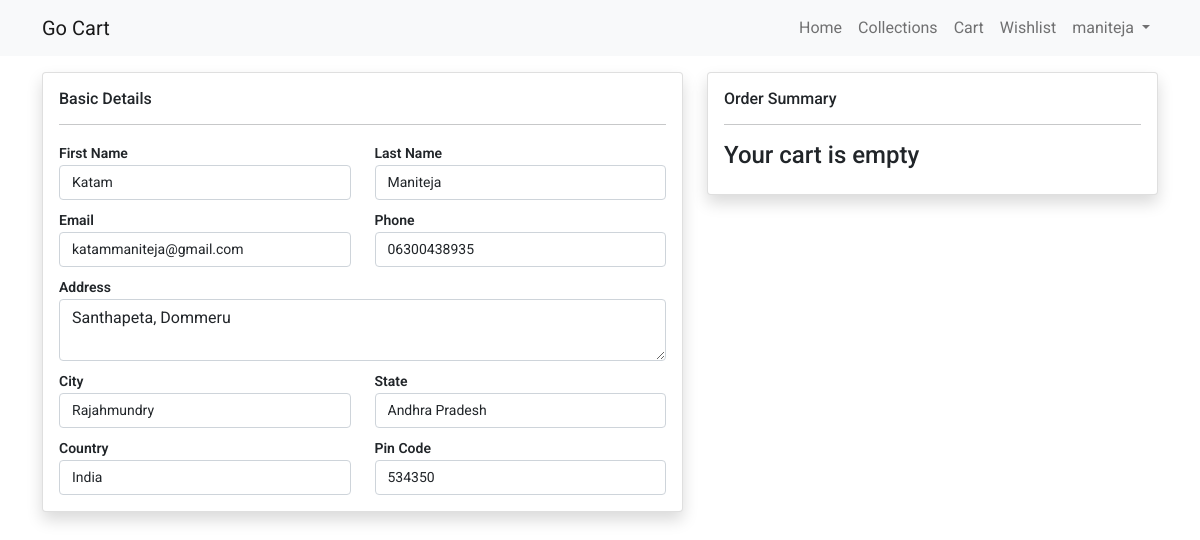
The app's page /checkout (signed in), older data.
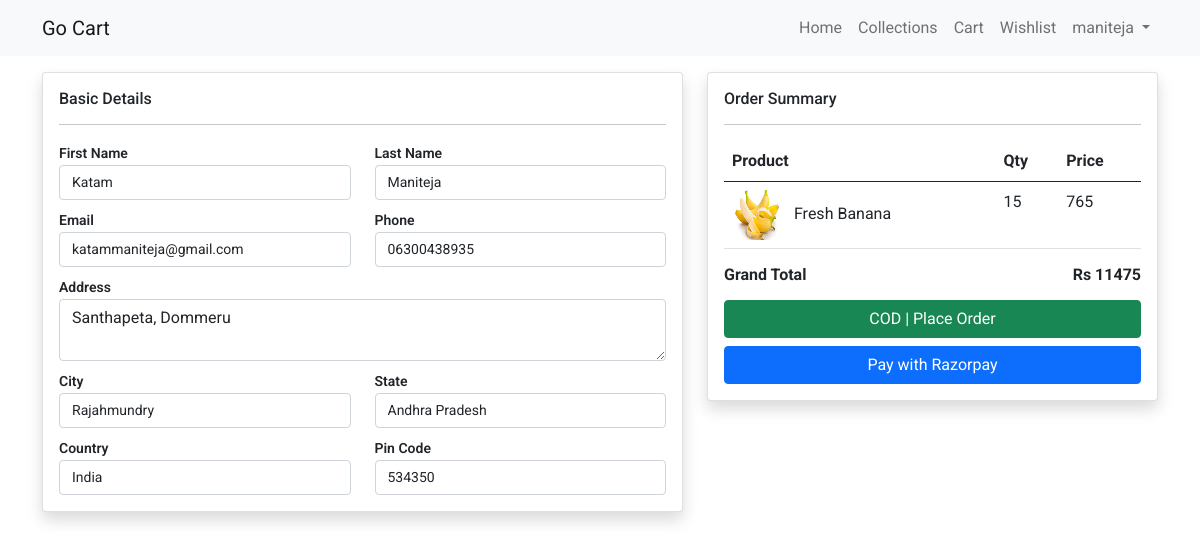
The same page, newer data.
### store/models.py (models this page shows, shortened)
class Cart(models.Model):
    user=models.ForeignKey(User, on_delete=models.CASCADE)
    product=models.ForeignKey(Products, on_delete=models.CASCADE)
    product_qty=models.IntegerField(null=False,blank=False)
    created_at=models.DateTimeField(auto_now_add=True)

class Products(models.Model):
    category=models.ForeignKey(Categories, on_delete=models.CASCADE)
    slug=models.CharField(max_length=150,null=False,blank=False)
    name=models.CharField(max_length=150,null=False,blank=False)
    product_image=models.ImageField(upload_to=get_file_path,blank=True,null=True)
    small_description=models.TextField(max_length=1000,null=False,blank=False)
    quantity=models.IntegerField(null=False,blank=False)
    description=models.TextField(null=True,blank=True)
    selling_price=models.FloatField(null=False,blank=False)
    status=models.BooleanField(default=False,help_text="0=default, 1=Hidden")
    trending=models.BooleanField(default=False,help_text="0=default, 1=Trending")
    tag=models.CharField(max_length=150,null=True,blank=True)
    created_at=models.DateTimeField(auto_now_add=True)

### store/controller/checkout.py (the view)
# urls.py: path('checkout',checkout.index,name='checkout'),
def index(request):
    rawcart=Cart.objects.filter(user=request.user)
    for item in rawcart:
        if item.product_qty>item.product.quantity:
            Cart.objects.delete(id=item.id)
    cartitems=Cart.objects.filter(user=request.user)
    total_price=0
    for item in cartitems:
        total_price+=item.product.selling_price*item.product_qty
    userprofile=Profile.objects.filter(user=request.user).first()
    context={'cartitems':cartitems,'total_price':total_price,'userprofile':userprofile}
    return render(request,'store/checkout.html',context)

### store/templates/store/checkout.html (shortened to what the changed rows need)
{% extends 'store/layouts/main.html' %}
{% block content %}
<div class="container mt-3">
    <form action="{% url 'placeorder' %}" method="post">
        <div class="row">
            <div class="col-md-5">
                <div class="card shadow">
                    <div class="card-body">
                        <h6>Order Summary</h6>
                        <hr>
                        {% if cartitems %}
                        <table class="table table-stripeds table-bordereds">
                            <thead>
                                <tr>
                                    <th>Product</th>
                                    <th>Qty</th>
                                    <th>Price</th>
                                </tr>
                            </thead>
                            <tbody>
                                {% for item in cartitems %}
                                <tr>
                                    <td>
                                        <img src="{{ item.product.product_image.url }}" class="me-2" height="50px" width="50px" alt="">
                                        {{item.product.name}}
                                    </td>
                                    <td>{{item.product_qty}}</td>
                                    <td>{{item.product.selling_price| stringformat:'d'}}</td>
                                </tr>
                                {% endfor %}
                            </tbody>
                        </table>
                        <h6 class="fw-bold">Grand Total
                            <span class="float-end">Rs {{total_price| stringformat:'d'}}</span>
                        </h6>
                        <div class="mt-3">
                            <button type="submit" class="btn btn-success w-100">COD | Place Order</button>
                            <button type="button" class="btn btn-primary payWithRazorpay w-100 mt-2">Pay with Razorpay</button>
                        </div>
                        {% else %}
                        <h4>Your cart is empty</h4>
                        {% endif %}
                    </div>
                </div>
            </div>
        </div>
    </form>
</div>
{% endblock content %}

Row changes from the older to the newer data that the page shows:
added Cart: product.product_image (picture), product.name "Fresh Banana", product_qty "15", product.selling_price "765"
Text that changed along with them:
{{ total_price| stringformat:'d' }}: (not shown) → "11475"
text no longer shown: "Your cart is empty"
text now shown: "Product Qty Price Grand Total Rs COD | Place Order Pay with Razorpay"
